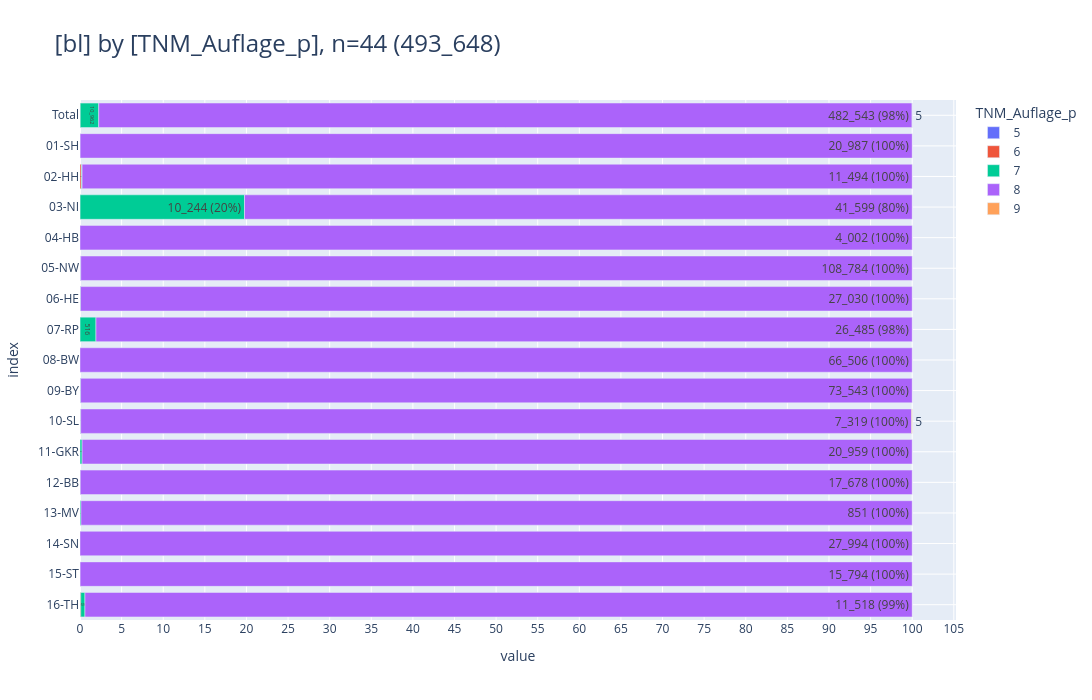

This figure's notebook cell:
### Markdown cell above
<br>

### <a id='toc1_5_13_'></a>[TNM-Auflage](#toc0_)
- nicht übermittelte Auflagen werden im ZfKD geschätzt und imputiert anhand des DJ, daher keine missings

> 💡 `ZfKD`: _"Auflage 7 nur noch von 03-NI in nennenswertem Umfang übermittelt"_

### Code cell
_filters = [
    FILTERS_VALID,
    FILTERS_DY_MAX,
    FILTERS_C,
    FILTERS_NO_C44,
]

_filter = hlp.get_duckdb_filter_n(
    con=con,
    query="from tumor_epi_clin_all",
    filters=_filters,
    # distinct_metric="z_tum_id",
    first_n_filter_apply_to_rows=0,
)

_df = con.sql(f"""--sql
    select
        GKZbl_label as bl,
        TNM_Auflage_p,
    from tumor_epi_clin_all tum
    where {_filter}
    """
).to_df()
# display(_df)

_=pls.plot_stacked_bars(
    _df,
    orientation="h",
    normalize=False,
    relative=True,
    dropna=False,
    sort_values_index=False,
    show_total=True,
    height=700,
    show_pct_bar=True,
)

### Figure 1 — Plotly figure (JSON) as saved in the notebook; plotly's stock layout.template omitted (floating-point values rounded to 4 significant figures)
{"data": [{"hovertemplate": "col=5<br>value=%{x}<br>index=%{y}<br>cnt_pct_bar_str=%{text}<extra></extra>", "legendgroup": "5", "marker": {"color": "#636EFA", "pattern": {"shape": ""}}, "name": "5", "orientation": "h", "showlegend": true, "text": ["98", "95", "2", "1"], "textposition": "auto", "type": "bar", "x": [98, 95, 2, 1], "xaxis": "x", "y": [" Total", "05-NW", "07-RP", "10-SL"], "yaxis": "y"}, {"hovertemplate": "col=6<br>value=%{x}<br>index=%{y}<br>cnt_pct_bar_str=%{text}<extra></extra>", "legendgroup": "6", "marker": {"color": "#EF553B", "pattern": {"shape": ""}}, "name": "6", "orientation": "h", "showlegend": true, "text": ["40", "20", "5", "1", "2", "1", "1", "10"], "textposition": "auto", "type": "bar", "x": [40, 20, 5, 1, 2, 1, 1, 10], "xaxis": "x", "y": [" Total", "02-HH", "03-NI", "05-NW", "10-SL", "11-GKR", "15-ST", "16-TH"], "yaxis": "y"}, {"hovertemplate": "col=7<br>value=%{x}<br>index=%{y}<br>cnt_pct_bar_str=%{text}<extra></extra>", "legendgroup": "7", "marker": {"color": "#00CC96", "pattern": {"shape": ""}}, "name": "7", "orientation": "h", "showlegend": true, "text": ["10_962", "3", "9", "10_244 (20%)", "18", "516", "51", "3", "52", "5", "1", "1", "59"], "textposition": "auto", "type": "bar", "x": [10962, 3, 9, 10244, 18, 516, 51, 3, 52, 5, 1, 1, 59], "xaxis": "x", "y": [" Total", "01-SH", "02-HH", "03-NI", "06-HE", "07-RP", "09-BY", "10-SL", "11-GKR", "12-BB", "13-MV", "15-ST", "16-TH"], "yaxis": "y"}, {"hovertemplate": "col=8<br>value=%{x}<br>index=%{y}<br>cnt_pct_bar_str=%{text}<extra></extra>", "legendgroup": "8", "marker": {"color": "#AB63FA", "pattern": {"shape": ""}}, "name": "8", "orientation": "h", "showlegend": true, "text": ["482_543 (98%)", "20_987 (100%)", "11_494 (100%)", "41_599 (80%)", "4_002 (100%)", "108_784 (100%)", "27_030 (100%)", "26_485 (98%)", "66_506 (100%)", "73_543 (100%)", "7_319 (100%)", "20_959 (100%)", "17_678 (100%)", "851 (100%)", "27_994 (100%)", "15_794 (100%)", "11_518 (99%)"], "textposition": "auto", "type": "bar", "x": [482543, 20987, 11494, 41599, 4002, 108784, 27030, 26485, 66506, 73543, 7319, 20959, 17678, 851, 27994, 15794, 11518], "xaxis": "x", "y": [" Total", "01-SH", "02-HH", "03-NI", "04-HB", "05-NW", "06-HE", "07-RP", "08-BW", "09-BY", "10-SL", "11-GKR", "12-BB", "13-MV", "14-SN", "15-ST", "16-TH"], "yaxis": "y"}, {"hovertemplate": "col=9<br>value=%{x}<br>index=%{y}<br>cnt_pct_bar_str=%{text}<extra></extra>", "legendgroup": "9", "marker": {"color": "#FFA15A", "pattern": {"shape": ""}}, "name": "9", "orientation": "h", "showlegend": true, "text": ["5", "5"], "textposition": "auto", "type": "bar", "x": [5, 5], "xaxis": "x", "y": [" Total", "10-SL"], "yaxis": "y"}], "layout": {"barmode": "relative", "barnorm": "percent", "height": 700, "legend": {"title": {"text": "TNM_Auflage_p"}, "tracegroupgap": 0, "traceorder": "normal"}, "title": {"font": {"size": 24}, "text": "[bl] by [TNM_Auflage_p], n=44 (493_648)", "xanchor": "left", "y": 0.95, "yanchor": "top"}, "width": 1600, "xaxis": {"anchor": "y", "domain": [0, 1], "dtick": 5, "gridwidth": 1, "showgrid": true, "title": {"text": "value"}}, "yaxis": {"anchor": "x", "categoryarray": ["16-TH", "15-ST", "14-SN", "13-MV", "12-BB", "11-GKR", "10-SL", "09-BY", "08-BW", "07-RP", "06-HE", "05-NW", "04-HB", "03-NI", "02-HH", "01-SH", " Total"], "categoryorder": "array", "domain": [0, 1], "gridwidth": 1, "showgrid": true, "title": {"text": "index"}}}}
